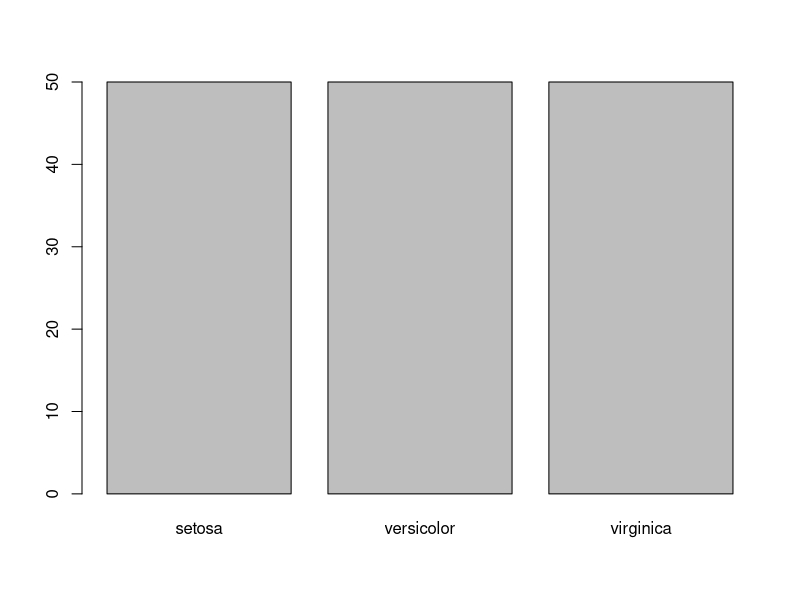
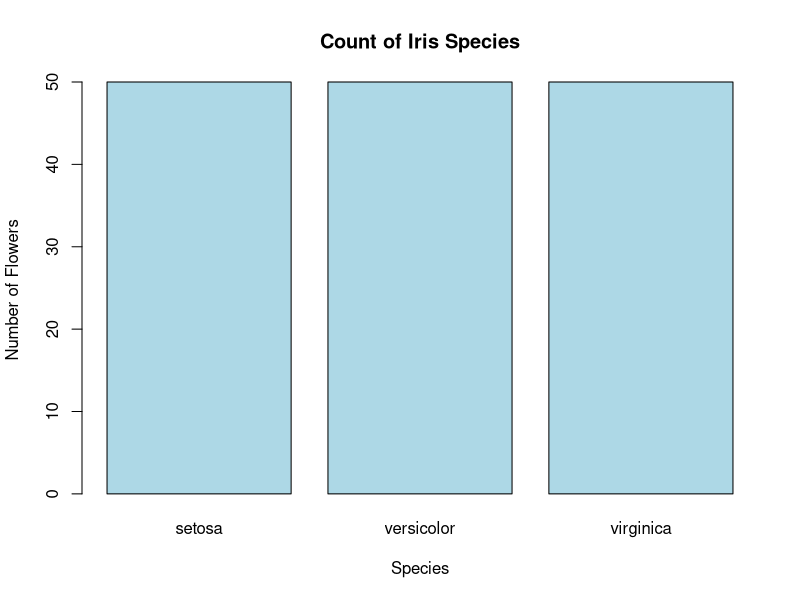
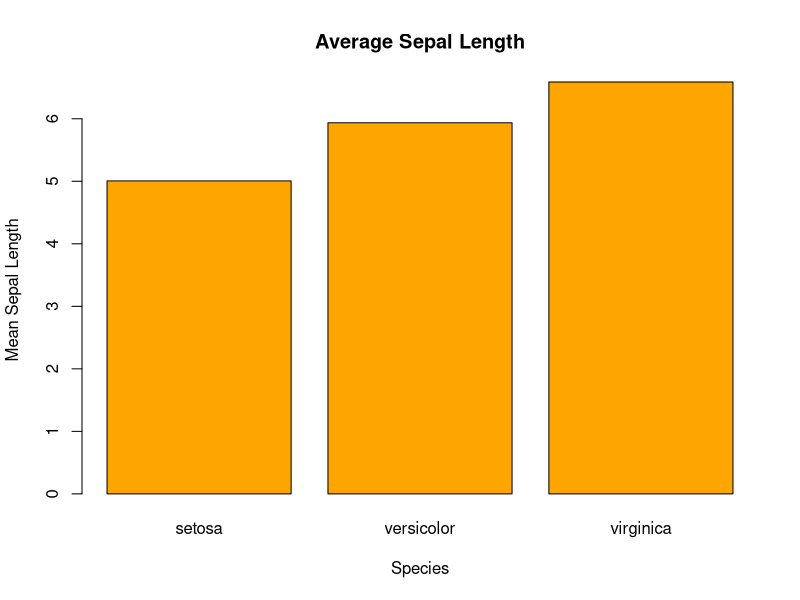
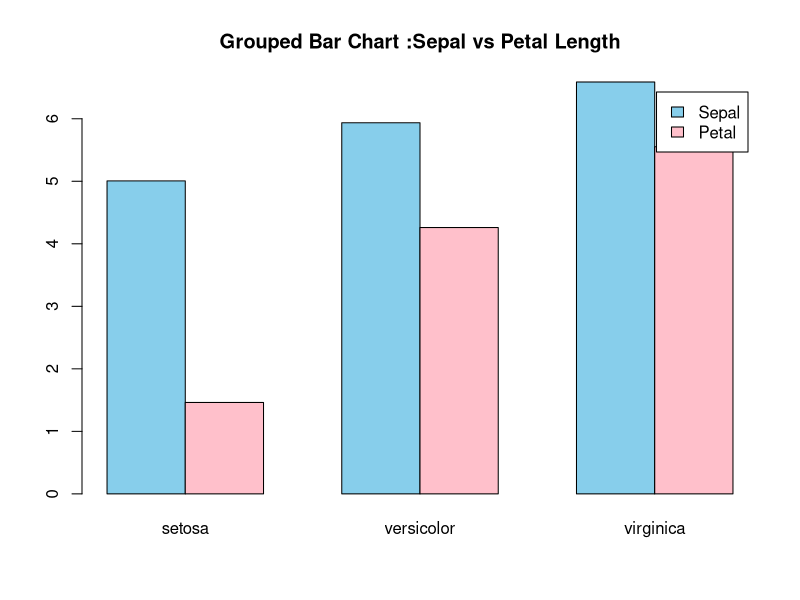
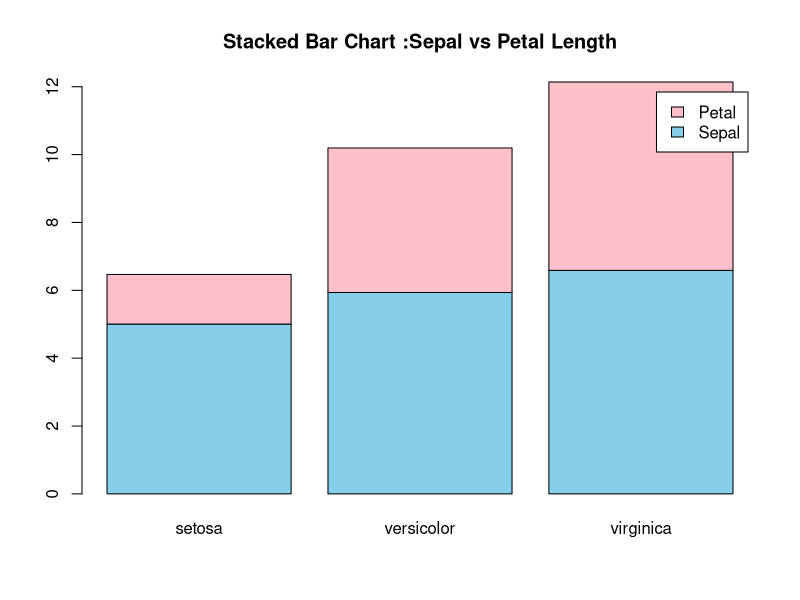
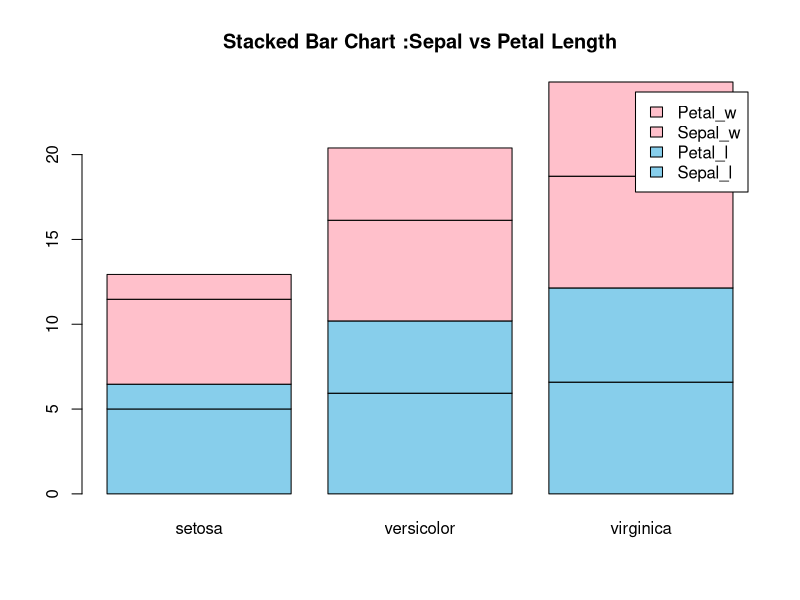
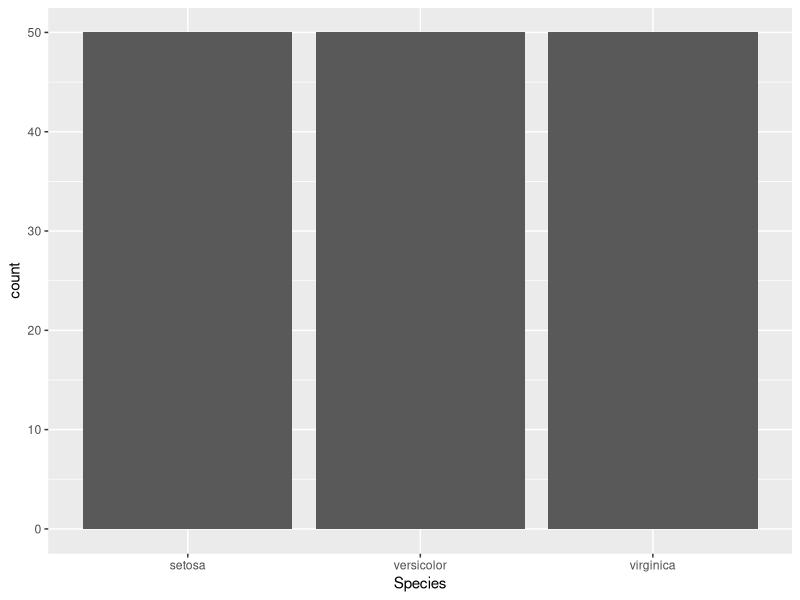
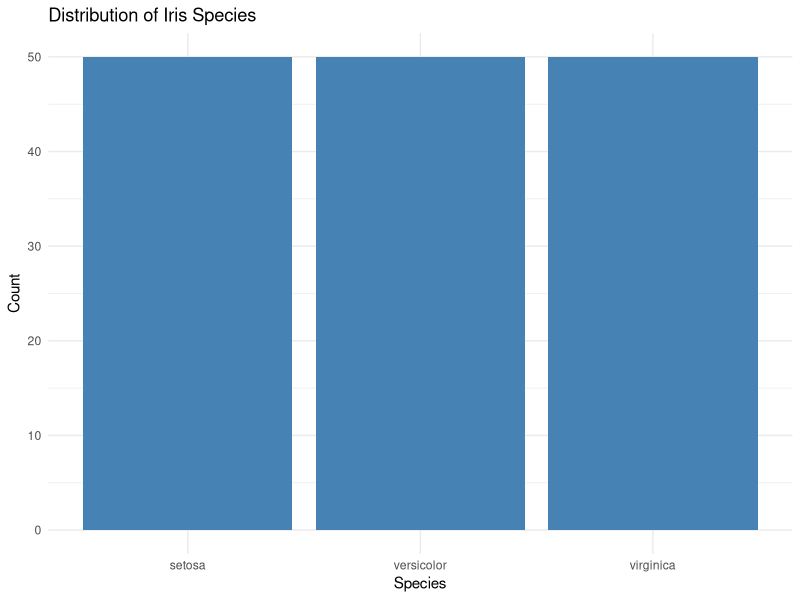

Write R code to recreate these figures, in order.
#Load data
data(iris)

?iris
### Inspect the data
head(iris)
str(iris)
View(iris)
class(iris)

#VERY BASIC BAR CHART (Base R)
#Count of each species

barplot(table(iris$Species))

#LABELED BAR CHART (Base R)
barplot(
  table(iris$Species),
  main="Count of Iris Species",
  xlab="Species",
  ylab="Number of Flowers",
  col="lightblue"
)

#BAR CHART FROM AGGREGATE DATA(Base R)
#Mean Sepal Length per Species

mean_sepal<-tapply(iris$Sepal.Length,iris$Species,mean)
mean_sepal

barplot(
  mean_sepal,
  col="orange",
  main="Average Sepal Length",
  xlab="Species",
  ylab="Mean Sepal Length"
)

#Bar charts can represent aggregated values,not just counts

#Layer 4: GROUPED BAR CHART(Base R)
#Compare sepal and petal Length(mean)

group_means<-rbind(
  Sepal=tapply(iris$Sepal.Length,iris$Species,mean),
  Petal=tapply(iris$Petal.Length,iris$Species,mean)
)
#grouped_means
barplot(
  group_means,
  beside=TRUE,
  col=c("skyblue","pink"),
  legend.text=TRUE,
  main="Grouped Bar Chart :Sepal vs Petal Length"
)

#Grouped (Clustered) Bar chart

#Layer 5 :Stacked BAR CHART (Base R)

barplot(
  group_means,
  beside=FALSE,
  col=c("skyblue","pink"),
  legend.text=TRUE,
  main="Stacked Bar Chart :Sepal vs Petal Length"
)
#Shows composition +total
#Harder to compare individual segments

group_means<-rbind(
  Sepal_l=tapply(iris$Sepal.Length,iris$Species,mean),
  Petal_l=tapply(iris$Petal.Length,iris$Species,mean),
  Sepal_w=tapply(iris$Sepal.Length,iris$Species,mean),
  Petal_w=tapply(iris$Petal.Length,iris$Species,mean)
)
barplot(
  group_means,
  beside=FALSE,
  col=c("skyblue","skyblue","pink","pink"),
  legend.text=TRUE,
  main="Stacked Bar Chart :Sepal vs Petal Length"
)

#Load ggplot2
library(ggplot2)

# Count bar chart
ggplot(iris, aes(x = Species)) +
  geom_bar()
# ggplot counts automatically

# LAYER 7: STYLED BAR CHART (ggplot2)
ggplot(iris, aes(x = Species)) +
  geom_bar(fill = "steelblue") +
  labs(
    title = "Distribution of Iris Species",
    y = "Count"
  ) +
  theme_minimal()

# LAYER 8: BAR CHART WITH AGGREGATION (ggplot2)

# Mean Sepal Length per Species
ggplot(iris, aes(x = Species, y = Sepal.Length)) +
  stat_summary(
    fun = mean,
    geom = "bar",
    fill = "orange"
  ) +
  labs(
    title = "Mean Sepal Length by Species",
    y = "Mean Sepal Length"
  ) +
  theme_minimal()
# stat_summary() performs aggregation


# LAYER 9: GROUPED BAR CHART (ggplot2)
ggplot(iris, aes(x = Species, fill = Species)) +
  geom_bar(position = "dodge") +
  theme_minimal()

# Or with aggregated values:
ggplot(iris, aes(x = Species, y = Sepal.Length, fill = Species)) +
  stat_summary(
    fun = mean,
    geom = "bar",
    position = "dodge"
  ) +
  theme_minimal()
# Easy comparison across categories


# LAYER 10: STACKED BAR CHART (ggplot2)
# Count-based stacked bar chart
ggplot(iris, aes(x = Species, fill = Species)) +
  geom_bar(position = "stack") +
  theme_minimal()

# Stacked bar with another categorical variable (example)
ggplot(iris, aes(x = Species, fill = cut(Sepal.Length,50))) +
  geom_bar(position = "stack") +
  labs(fill = "Sepal Length Group") +
  theme_minimal()
# Shows sub-category composition

# Or with aggregated values:
library(tidyr)

iris_long <- pivot_longer(
  iris,
  cols = c(Sepal.Length, Petal.Length),
  names_to = "Measurement",
  values_to = "Value"
)
# Plot
ggplot(iris_long, aes(x = Species, y = Value, fill = Measurement)) +
  stat_summary(
    fun = mean,
    geom = "bar",
    position = "stack"
  ) +
  labs(
    title = "Stacked Bar Chart of Mean Measurements (Iris)",
    y = "Mean Value"
  ) +
  theme_minimal()